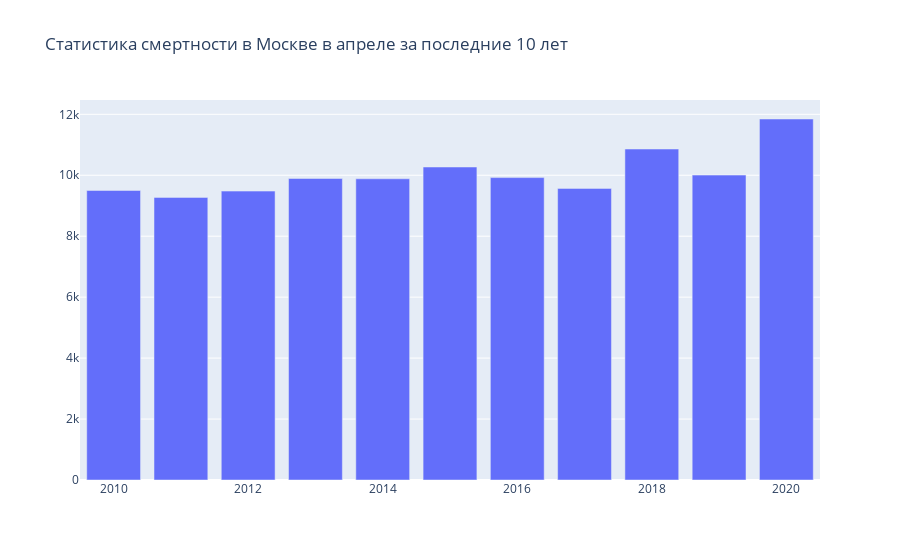

Here is the notebook cell this chart was saved with:
### Code cell
trace0 = go.Bar(
    x=zags_mos_apr.Year,
    y=zags_mos_apr.StateRegistrationOfDeath,
    name='StateRegistrationOfDeath',
    orientation = 'v'
)


data = [trace0]
layout = {'title': 'Статистика смертности в Москве в апреле за последние 10 лет'}

fig = go.Figure(data=data, layout=layout)

iplot(fig)

### Figure 1 — Plotly figure (JSON) as saved in the notebook; plotly's stock layout.template omitted (floating-point values rounded to 4 significant figures)
{"data": [{"name": "StateRegistrationOfDeath", "orientation": "v", "type": "bar", "x": [2010, 2011, 2012, 2013, 2014, 2015, 2016, 2017, 2018, 2019, 2020], "y": [9501, 9274, 9480, 9894, 9884, 10271, 9923, 9569, 10861, 10005, 11846]}], "layout": {"title": {"text": "Статистика смертности в Москве в апреле за последние 10 лет"}}}
